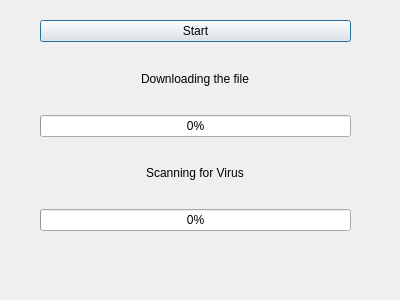
<?xml version="1.0" encoding="UTF-8"?>
<ui version="4.0">
 <class>Dialog</class>
 <widget class="QDialog" name="Dialog">
  <property name="geometry">
   <rect>
    <x>0</x>
    <y>0</y>
    <width>400</width>
    <height>300</height>
   </rect>
  </property>
  <property name="windowTitle">
   <string>Dialog</string>
  </property>
  <widget class="QWidget" name="">
   <property name="geometry">
    <rect>
     <x>40</x>
     <y>20</y>
     <width>311</width>
     <height>211</height>
    </rect>
   </property>
   <layout class="QVBoxLayout" name="verticalLayout">
    <item>
     <widget class="QPushButton" name="pushButtonStart">
      <property name="text">
       <string>Start</string>
      </property>
     </widget>
    </item>
    <item alignment="Qt::AlignHCenter">
     <widget class="QLabel" name="label">
      <property name="text">
       <string>Downloading the file</string>
      </property>
     </widget>
    </item>
    <item>
     <widget class="QProgressBar" name="progressBarFileDownload">
      <property name="value">
       <number>0</number>
      </property>
     </widget>
    </item>
    <item alignment="Qt::AlignHCenter">
     <widget class="QLabel" name="label_2">
      <property name="text">
       <string>Scanning for Virus</string>
      </property>
     </widget>
    </item>
    <item>
     <widget class="QProgressBar" name="progressBarVirusScan">
      <property name="value">
       <number>0</number>
      </property>
     </widget>
    </item>
   </layout>
  </widget>
 </widget>
 <resources/>
 <connections/>
</ui>
